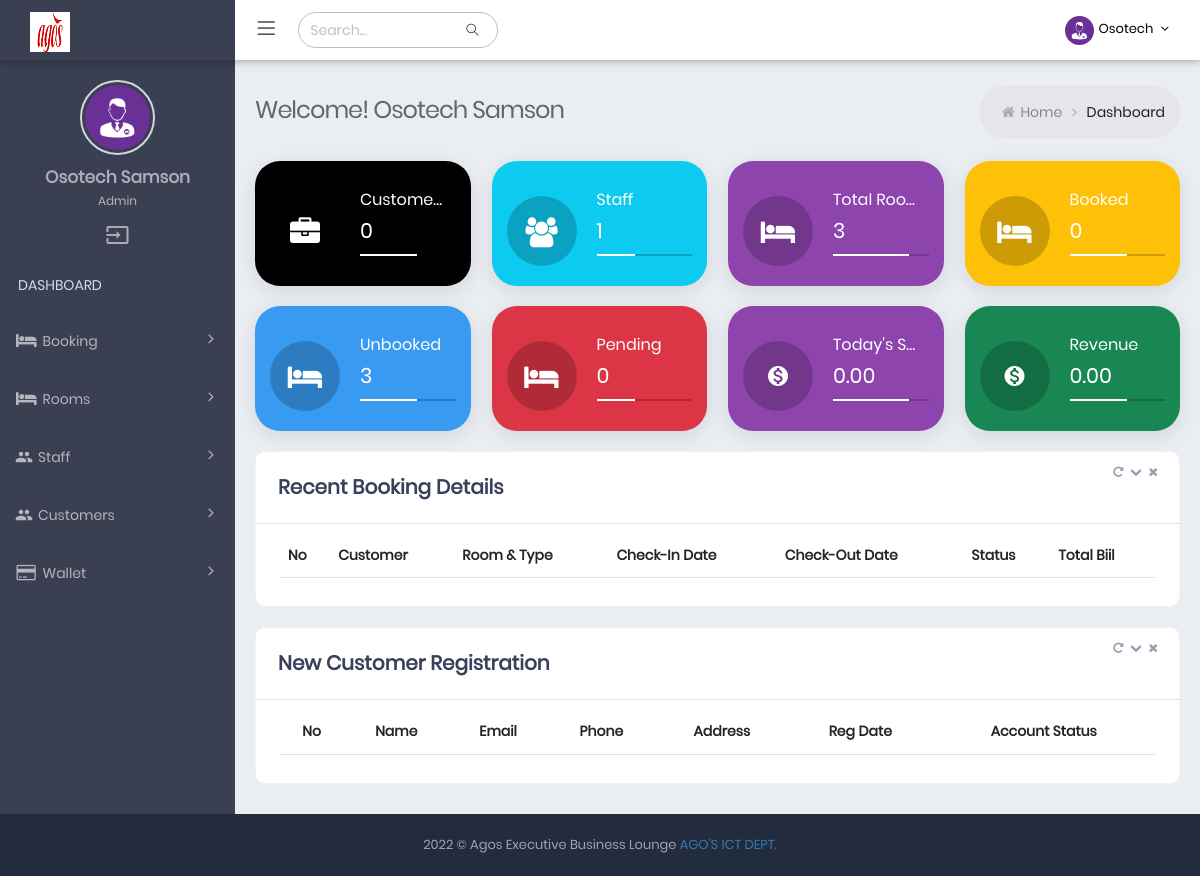
The app's page / (signed in), older data.
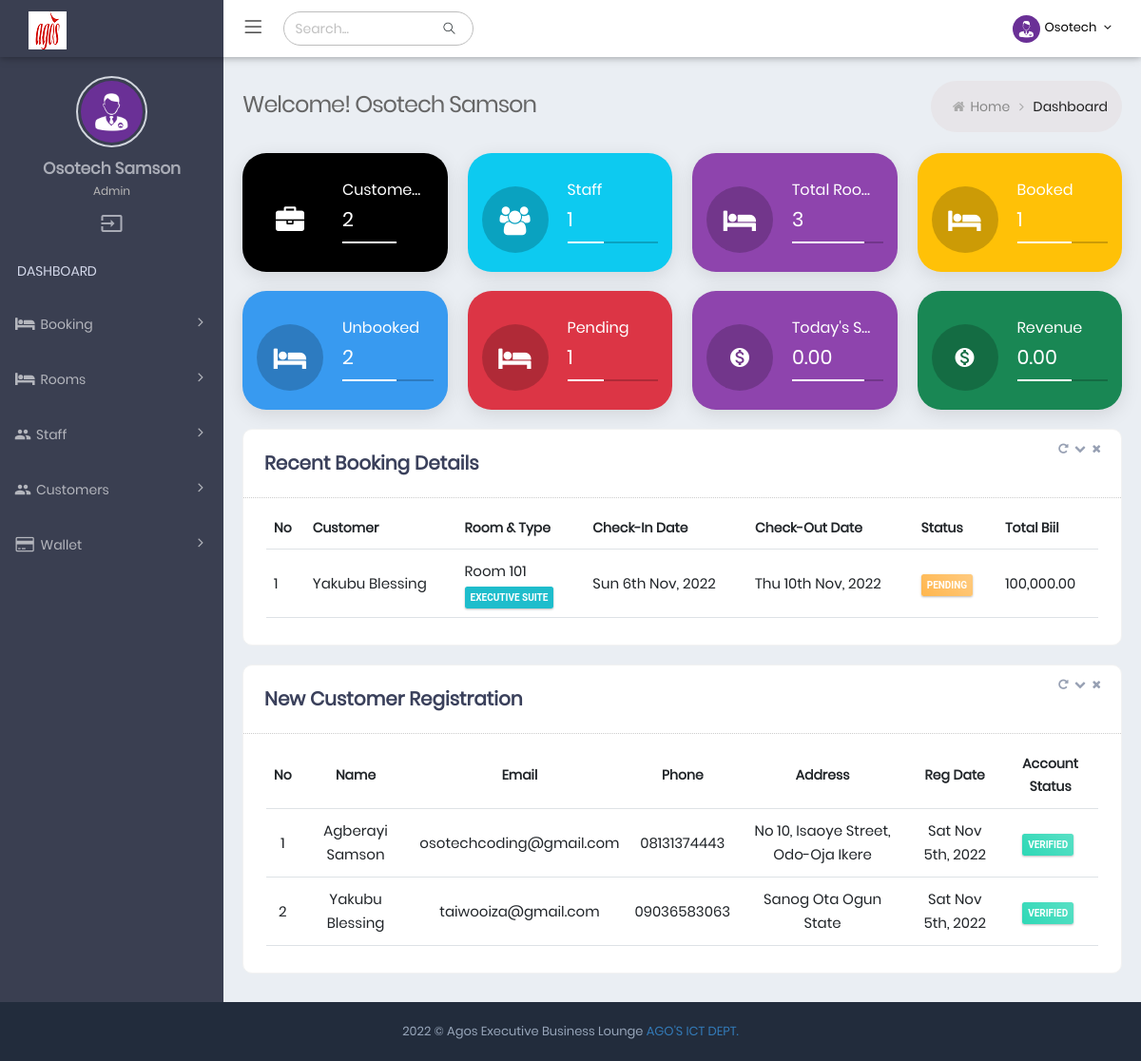
The same page, newer data.
### tables this page shows
CREATE TABLE IF NOT EXISTS `booking_tbl` (
  `id` int(11) NOT NULL AUTO_INCREMENT,
  `customer_id` bigint(20) NOT NULL,
  `room_id` int(11) NOT NULL,
  `no_of_guest` int(5) DEFAULT NULL,
  `no_of_children` int(5) DEFAULT NULL,
  `checkIn` date DEFAULT NULL,
  `checkOut` date DEFAULT NULL,
  `status` tinyint(1) NOT NULL DEFAULT 1 COMMENT '1=pending,2 checked In,3 checked Out,4=extend staying',
  `ref_code` varchar(100) NOT NULL,
  `total_night` int(5) NOT NULL,
  `total_bill` float NOT NULL,
  `payment_method` varchar(100) NOT NULL,
  `booking_time` time DEFAULT NULL,
  `comment` text DEFAULT NULL,
  `created_at` date DEFAULT NULL,
  `is_approved` int(1) NOT NULL DEFAULT 1,
  `bookedBy` int(11) DEFAULT NULL,
  PRIMARY KEY (`id`),
  KEY `customer_id` (`customer_id`),
  KEY `room_id` (`room_id`)
);

CREATE TABLE IF NOT EXISTS `customers` (
  `id` bigint(20) NOT NULL AUTO_INCREMENT,
  `fullname` varchar(255) DEFAULT NULL,
  `email` varchar(255) DEFAULT NULL,
  `password` varchar(255) DEFAULT NULL,
  `username` varchar(50) DEFAULT NULL,
  `verified` tinyint(1) NOT NULL DEFAULT 0 COMMENT '0=not verified, 1=verified',
  `is_online` tinyint(1) NOT NULL DEFAULT 0 COMMENT '0=offline, 1=online',
  `address` text DEFAULT NULL,
  `phone` varchar(50) DEFAULT NULL,
  `gender` varchar(50) DEFAULT NULL,
  `state_of_origin` varchar(100) DEFAULT NULL,
  `confirmation_code` varchar(100) DEFAULT NULL COMMENT 'confirmation code sent via email',
  `tokenExp` timestamp NOT NULL DEFAULT current_timestamp(),
  `created_at` date DEFAULT NULL,
  `reset_token` text DEFAULT NULL,
  PRIMARY KEY (`id`),
  UNIQUE KEY `email` (`email`),
  KEY `fullname` (`fullname`)
);

CREATE TABLE IF NOT EXISTS `rooms_tbl` (
  `id` int(11) NOT NULL AUTO_INCREMENT,
  `room_name` varchar(255) NOT NULL,
  `room_type` varchar(255) NOT NULL,
  `price` decimal(7,2) NOT NULL COMMENT 'price of the room per night',
  `room_desc` mediumtext NOT NULL,
  `facilities` text NOT NULL,
  `firstImage` varchar(255) NOT NULL,
  `acType` varchar(100) DEFAULT NULL,
  `thirdImage` varchar(255) NOT NULL,
  `is_booked` tinyint(1) NOT NULL DEFAULT 0 COMMENT '0=not booked, 1= booked',
  `created_at` date DEFAULT NULL,
  PRIMARY KEY (`id`),
  KEY `room_name` (`room_name`)
);

### Helper/helper.php (called while the page is built, shortened)
<?php
$Database = new Database();
$dbh = $Database->osotech_connect();
$Alert = new Alert();
$Core = new Core($dbh, $Alert);
$Customer = new Customer($dbh, $Core, $Alert);
$Room = new Room($dbh, $Core, $Alert);

### App/Controller/Customer.php (called while the page is built, shortened)
<?php
class Customer
{
  private PDO $dbh;
  private $table = "customers";
  public function __construct($dbh, $Core, $Alert)
  {
    $this->dbh = $dbh;
  }
  public function getCustomerById($cid)
  {
    $sql = "SELECT * FROM `{$this->table}` WHERE id=? LIMIT 1";
    $this->stmt = $this->dbh->prepare($sql);
    $this->response = $this->stmt->execute([$cid]);
    if ($this->stmt->rowCount() == '1') {
      $this->response = $this->stmt->fetch();
      return $this->response;
      $this->dbh = null;
    }
  }
  public function countAllCustomers()
  {
    $sql = "SELECT count(id) as customer FROM `{$this->table}`";
    $this->stmt = $this->dbh->prepare($sql);
    $this->response = $this->stmt->execute();
    if ($this->stmt->rowCount() > 0) {
      $this->response = $this->stmt->fetch();
      return $this->response->customer;
      $this->dbh = null;
    }
  }
  public function getRecentCustomerRegistration()
  {
    $sql = "SELECT * FROM `{$this->table}` ORDER BY created_at DESC LIMIT 5";
    $this->stmt = $this->dbh->prepare($sql);
    $this->response = $this->stmt->execute();
    if ($this->stmt->rowCount() > 0) {
      $this->response = $this->stmt->fetchAll();
      return $this->response;
      $this->dbh = null;
    }
  }
}

### App/Controller/Room.php (called while the page is built, shortened)
<?php
class Room
{
  private PDO $dbh;
  private $table = "rooms_tbl";
  public function __construct($dbh, $Core, $Alert)
  {
    $this->dbh = $dbh;
  }
  public function getAllRecentBooking()
  {
    $sql = "SELECT * FROM `booking_tbl` WHERE DATE(`created_at`)>= DATE(CURRENT_DATE()- INTERVAL 3 DAY) ORDER BY created_at DESC LIMIT 5";
    $this->stmt = $this->dbh->prepare($sql);
    $this->stmt->execute();
    if ($this->stmt->rowCount() > 0) {
      $this->response = $this->stmt->fetchAll();
      return $this->response;
      $this->dbh = null;
    }
  }
  public function getRoomById($rid)
  {
    $sql = "SELECT * FROM `{$this->table}` WHERE id=? LIMIT 1";
    $this->stmt = $this->dbh->prepare($sql);
    $this->stmt->execute([$rid]);
    if ($this->stmt->rowCount() == '1') {
      $this->response = $this->stmt->fetch();
      return $this->response;
      $this->dbh = null;
    }
  }
  public function countAllRoomsByStatus($status)
  {
    $sql = "SELECT count(id) as total_room FROM `{$this->table}` WHERE is_booked=?";
    $this->stmt = $this->dbh->prepare($sql);
    $this->stmt->execute([$status]);
    if ($this->stmt->rowCount() > 0) {
      $this->response = $this->stmt->fetch();
      return $this->response->total_room;
      $this->dbh = null;
    }
  }
  public function countAllRooms()
  {
    $sql = "SELECT count(id) as total_room FROM `{$this->table}`";
    $this->stmt = $this->dbh->prepare($sql);
    $this->stmt->execute();
    if ($this->stmt->rowCount() > 0) {
      $this->response = $this->stmt->fetch();
      return $this->response->total_room;
      $this->dbh = null;
    }
  }
  public function countPendingBookings($status)
  {
    $sql = "SELECT count(id) as pending FROM `booking_tbl` WHERE `status`=?";
    $this->stmt = $this->dbh->prepare($sql);
    $this->stmt->execute([$status]);
    if ($this->stmt->rowCount() > 0) {
      $this->response = $this->stmt->fetch();
      return $this->response->pending;
      $this->dbh = null;
    }
  }
  public function getTodaysRevenue()
  {
    $sql = "SELECT sum(total_bill) as revenue FROM `booking_tbl` WHERE `status`=2 AND DATE(created_at) = DATE(CURRENT_DATE())";
    $this->stmt = $this->dbh->prepare($sql);
    $this->stmt->execute();
    if ($this->stmt->rowCount() > 0) {
      $this->response = $this->stmt->fetch();
      return $this->response->revenue;
      $this->dbh = null;
    }
  }
  public function getCurrentMonthRevenue()
  {
    $sql = "SELECT sum(total_bill) as revenue FROM `booking_tbl` WHERE `status`=2";
    $this->stmt = $this->dbh->prepare($sql);
    $this->stmt->execute();
    if ($this->stmt->rowCount() > 0) {
      $this->response = $this->stmt->fetch();
      return $this->response->revenue;
      $this->dbh = null;
    }
  }
}

### index.php (the view, shortened to what the changed rows need)
<?php require_once "Helper/helper.php"; ?>
<!DOCTYPE html>
<html lang="en">
<head>
  <?php include_once("Inc/HeaderScript.php"); ?>
</head>
<body
  class="page-header-fixed sidemenu-closed-hidelogo page-content-white page-md header-white dark-sidebar-color logo-dark">
  <div class="page-wrapper">
    <div class="page-container">
      <div class="page-content-wrapper">
        <div class="page-content">
          <div class="state-overview">
            <div class="row">
              <div class="col-xl-3 col-md-6 col-12">
                <div class="info-box bg-black">
                  <div class="info-box-content">
                    <span class="info-box-text">Customers</span>
                    <span class="info-box-number"><?php echo number_format($Customer->countAllCustomers()); ?></span>
                    <div class="progress">
                      <div class="progress-bar width-60"></div>
                    </div>
                  </div>
                </div>
              </div>
              <div class="col-xl-3 col-md-6 col-12">
                <div class="info-box bg-warning">
                  <div class="info-box-content">
                    <span class="info-box-text">Booked</span>
                    <span class="info-box-number"><?php echo number_format($Room->countAllRoomsByStatus(1)); ?></span>
                    <div class="progress">
                      <div class="progress-bar width-60"></div>
                    </div>
                  </div>
                </div>
              </div>
            </div>
          </div>
          <div class="state-overview">
            <div class="row">
              <div class="col-xl-3 col-md-6 col-12">
                <div class="info-box bg-blue">
                  <div class="info-box-content">
                    <span class="info-box-text">Unbooked</span>
                    <span class="info-box-number"><?php echo number_format($Room->countAllRoomsByStatus(0)); ?></span>
                    <div class="progress">
                      <div class="progress-bar width-60"></div>
                    </div>
                  </div>
                </div>
              </div>
              <div class="col-xl-3 col-md-6 col-12">
                <div class="info-box bg-danger">
                  <div class="info-box-content">
                    <span class="info-box-text">Pending</span>
                    <span class="info-box-number"><?php echo number_format($Room->countPendingBookings(1)) ?></span>
                    <div class="progress">
                      <div class="progress-bar width-40"></div>
                    </div>
                  </div>
                </div>
              </div>
            </div>
          </div>
          <div class="row">
            <div class="col-md-12 col-sm-12">
              <div class="card  card-box">
                <div class="card-body ">
                  <div class="table-wrap">
                    <div class="table-responsive">
                      <table class="table display product-overview mb-30" id="support_table5">
                        <thead>
                          <tr>
                            <th>No</th>
                            <th>Customer</th>
                            <th>Room & Type</th>
                            <th>Check-In Date</th>
                            <th>Check-Out Date</th>
                            <th>Status</th>
                            <th>Total Biil</th>
                          </tr>
                        </thead>
                        <tbody>
                          <?php
                          $recentBookings = $Room->getAllRecentBooking();
                          if ($recentBookings) {
                            $cnt = 0;
                            foreach ($recentBookings as $recent) {
                              $customer_data = $Customer->getCustomerById($recent->customer_id);
                              $room_data = $Room->getRoomById($recent->room_id);
                              $cnt++;
                          ?>
                          <tr>
                            <td><?php echo $cnt; ?></td>
                            <td><?php echo ucwords($customer_data->fullname) ?></td>
                            <td><?php echo ucwords($room_data->room_name) ?>
                              <br /><span
                                class="label label-sm label-dark"><?php echo ucwords($room_data->room_type) ?></span>
                            </td>
                            <td><?php echo date("D jS M, Y", strtotime($recent->checkIn)); ?></td>
                            <td><?php echo date("D jS M, Y", strtotime($recent->checkOut)); ?></td>
                            <td>
                              <?php
                                  if ($recent->is_approved == "1") {
                                    echo '<span class="label label-sm label-warning">Pending</span>';
                                  } elseif ($recent->is_approved == "2") {
                                    echo '<span class="label label-sm label-success">Approved</span>';
                                  } else {
                                    echo '<span class="label label-sm label-danger">Rejected</span>';
                                  }
                                  ?>
                            </td>
                            <td><?php echo number_format($recent->total_bill, 2); ?> </td>
                          </tr>
                          <?php
                            }
                          }
                          ?>
                        </tbody>
                      </table>
                    </div>
                  </div>
                </div>
              </div>
            </div>
          </div>
          <div class="row">
            <div class="col-md-12 col-sm-12">
              <div class="card  card-box">
                <div class="card-body ">
                  <div class="table-wrap">
                    <div class="table-responsive">
                      <table class="table display product-overview mb-30 text-center" id="support_table5">
                        <thead>
                          <tr>
                            <th>No</th>
                            <th>Name</th>
                            <th>Email</th>
                            <th>Phone</th>
                            <th>Address</th>
                            <th>Reg Date</th>
                            <th>Account Status</th>
                          </tr>
                        </thead>
                        <tbody>
                          <?php
                          $recentCustomers = $Customer->getRecentCustomerRegistration();
                          if ($recentCustomers) {
                            $sn = 0;
                            foreach ($recentCustomers as $cust) {
                              $sn++;
                          ?>
                          <tr>
                            <td><?php echo $sn; ?></td>
                            <td><?php echo ucwords($cust->fullname); ?></td>
                            <td><?php echo $cust->email; ?></td>
                            <td><?php echo $cust->phone; ?></td>
                            <td>
                              <?php echo $cust->address; ?>
                            </td>
                            <td><?php echo date("D M jS, Y", strtotime($cust->created_at)); ?></td>
                            <td><?php echo $cust->verified == '0' ? '<span
                                class="label label-sm label-danger">Not Verified</span>' : '<span
                                class="label label-sm label-success">Verified</span>'; ?> </td>
                          </tr>
                          <?php
                            }
                          }
                          ?>
                        </tbody>
                      </table>
                    </div>
                  </div>
                </div>
              </div>
            </div>
          </div>
        </div>
      </div>
    </div>
  </div>
</body>
</html>

Row changes from the older to the newer data that the page shows:
added booking_tbl: customer.fullname "Yakubu Blessing", room.room_name "Room 101", room.room_type "EXECUTIVE SUITE", checkIn "Sun 6th Nov, 2022", checkOut "Thu 10th Nov, 2022", is_approved "PENDING", total_bill "100,000.00"
added customers: fullname "Agberayi Samson", email "osotechcoding@gmail.com", phone "08131374443", address "No 10, Isaoye Street, Odo-Oja Ikere", created_at "Sat Nov 5th, 2022", verified "VERIFIED"
added customers: fullname "Yakubu Blessing", email "taiwooiza@gmail.com", phone "09036583063", address "Sanog Ota Ogun State", created_at "Sat Nov 5th, 2022", verified "VERIFIED"
Text that changed along with them:
$Customer->countAllCustomers(): "0" → "2"
$Room->countAllRoomsByStatus(1): "0" → "1"
$Room->countAllRoomsByStatus(0): "3" → "2"
$Room->countPendingBookings(1): "0" → "1"
